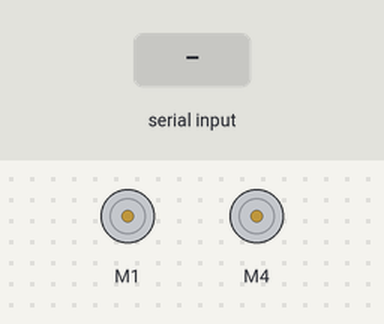
Bench run of a sketch on a simulated Arduino Uno, built with avr-gcc and run on an emulated ATmega328P. Parts: 2 × DC motor (green arrow = forward, orange = backward, longer = faster). Inputs (shaded band) come from the test bench.

Above: at 1.2 s.
1.3 s: "U" received over the second serial link
At 2.2 s:
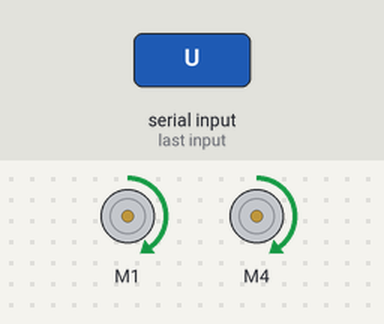
2.8 s: "D" received over the second serial link
At 3.4 s:
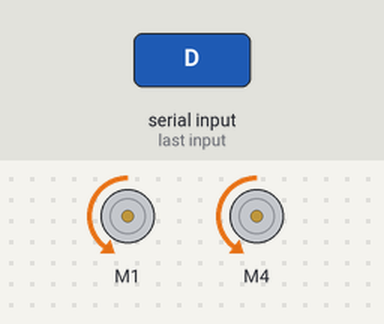
4.3 s: "L" received over the second serial link
At 5.5 s:
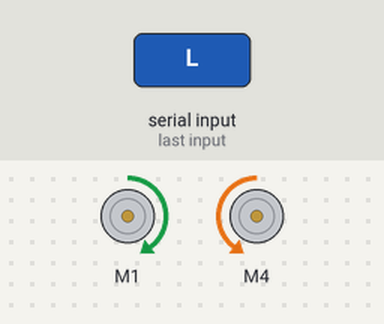
5.8 s: "R" received over the second serial link
At 6.9 s:
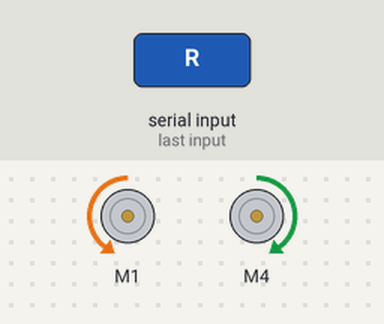
7.3 s: "T" received over the second serial link
At 8.0 s:
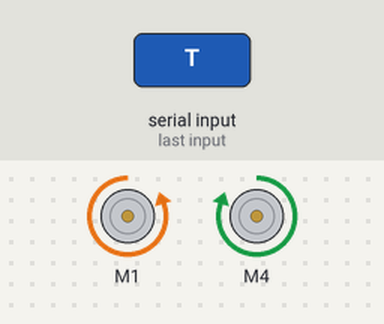
8.8 s: "0" received over the second serial link
At 9.1 s:
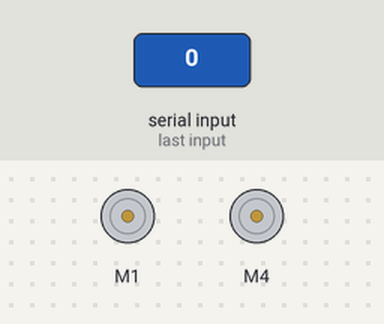
Timing chart, 0 to 11.3 s (numbered marks = the images above; inputs shaded):
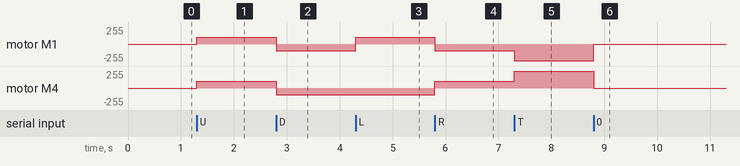

The sketch:

T110.ino
```cpp
#include <AFMotor.h>
#include <SoftwareSerial.h>

AF_DCMotor motor1(1, MOTOR12_64KHZ); // create motor #1, 64KHz pwm
AF_DCMotor motor4(4, MOTOR12_64KHZ); // create motor #2, 64KHz pwm
SoftwareSerial BTSerial(2, 3);   // RX | TX
char BTinput = '0';

void setup() {
  motor1.setSpeed(100);
  motor4.setSpeed(100);     // set the speed to 200/255
  BTSerial.begin(38400);  // HC-05 default speed in AT  - what is the command for AR-09 BT 4.0 module?
}

void loop() {
  if (BTSerial.available())
  {
    BTinput = BTSerial.read();
    if (BTinput == 'U')// up
    {
      motor1.run(FORWARD);
      motor4.run(FORWARD);
    }
    if (BTinput == 'D')// down
    {
      motor1.run(BACKWARD);
      motor4.run(BACKWARD);
    }
    if (BTinput == 'L')// left
    {
      motor1.run(FORWARD);
      motor4.run(BACKWARD);
    }
    if (BTinput == 'R')// right
    {
      motor1.run(BACKWARD);
      motor4.run(FORWARD);
    }
    if (BTinput == '0')
    {
      motor1.run(RELEASE);      // stopped
      motor4.run(RELEASE);
    }
    if (BTinput == 'T')// Turbo
    {
      motor1.setSpeed(254);
      motor4.setSpeed(254);
    }
    if (BTinput == 'o')// back to normal speed
    {
      motor1.setSpeed(100);
      motor4.setSpeed(100);
    }
  }
}
```

Measured:
- after the input at 1.3 s, motor M1, motor M4: stopped → forward 100/255 at once
- after the input at 2.8 s, motor M1, motor M4: forward 100/255 → backward 100/255 at once
- after the input at 4.3 s, motor M1: backward 100/255 → forward 100/255 at once
- after the input at 5.8 s, motor M1: forward 100/255 → backward 100/255 at once; motor M4: backward 100/255 → forward 100/255 at once
- after the input at 7.3 s, motor M1: backward 100/255 → backward 254/255 at once; motor M4: forward 100/255 → forward 254/255 at once
- after the input at 8.8 s, motor M1: backward 254/255 → stopped at once; motor M4: forward 254/255 → stopped at once
